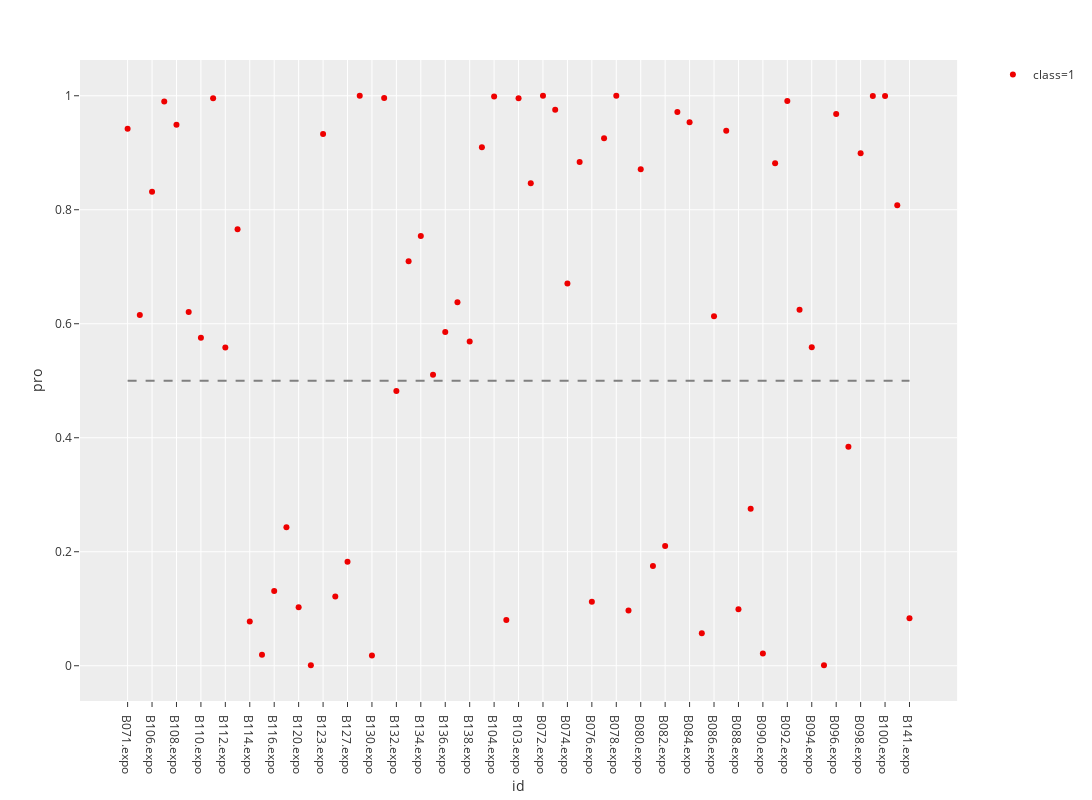

The notebook cell this image was saved under:
### Code cell
# lung_cancer_new = pd.read_excel(path + 'rawdata/test_lung_cancer_new.xlsx').iloc[:, pnasSubsetsIndex]
pre_lung = predict_plot('test_lung')

### Figure 1 — Plotly figure (JSON) as saved in the notebook; plotly's stock layout.template omitted (floating-point values rounded to 4 significant figures)
{"data": [{"hoverlabel": {"namelength": 0}, "hovertemplate": "class=1<br>id=%{x}<br>pro=%{y}", "legendgroup": "class=1", "marker": {"color": "#EE0000", "symbol": "circle"}, "mode": "markers", "name": "class=1", "showlegend": true, "type": "scatter", "x": ["B071.expo", "B105.expo", "B106.expo", "B107.expo", "B108.expo", "B109.expo", "B110.expo", "B111.expo", "B112.expo", "B113.expo", "B114.expo", "B115.expo", "B116.expo", "B119.expo", "B120.expo", "B122.expo", "B123.expo", "B125.expo", "B127.expo", "B129.expo", "B130.expo", "B131.expo", "B132.expo", "B133.expo", "B134.expo", "B135.expo", "B136.expo", "B137.expo", "B138.expo", "B139.expo", "B104.expo", "B140.expo", "B103.expo", "B101.expo", "B072.expo", "B073.expo", "B074.expo", "B075.expo", "B076.expo", "B077.expo", "B078.expo", "B079.expo", "B080.expo", "B081.expo", "B082.expo", "B083.expo", "B084.expo", "B085.expo", "B086.expo", "B087.expo", "B088.expo", "B089.expo", "B090.expo", "B091.expo", "B092.expo", "B093.expo", "B094.expo", "B095.expo", "B096.expo", "B097.expo", "B098.expo", "B099.expo", "B100.expo", "B102.expo", "B141.expo"], "xaxis": "x", "y": [0.9419, 0.6155, 0.8317, 0.99, 0.9493, 0.6206, 0.5752, 0.9957, 0.5584, 0.7657, 0.07779, 0.01922, 0.1311, 0.2429, 0.1027, 0.0009442, 0.933, 0.1213, 0.1825, 0.9999, 0.01786, 0.9961, 0.4819, 0.7097, 0.7538, 0.5104, 0.5854, 0.6379, 0.569, 0.9097, 0.9987, 0.08008, 0.9956, 0.8465, 0.9998, 0.9755, 0.6704, 0.8837, 0.1121, 0.9255, 0.9998, 0.09701, 0.8711, 0.1748, 0.2102, 0.9716, 0.9535, 0.057, 0.6131, 0.9385, 0.09932, 0.2755, 0.02168, 0.8816, 0.9909, 0.6246, 0.5587, 0.001052, 0.9679, 0.384, 0.8991, 0.9996, 0.9994, 0.8079, 0.08322], "yaxis": "y"}, {"line": {"color": "grey", "dash": "dash"}, "mode": "lines", "showlegend": false, "type": "scatter", "x": ["B071.expo", "B141.expo"], "y": [0.5, 0.5]}], "layout": {"height": 800, "legend": {"tracegroupgap": 0}, "margin": {"t": 60}, "width": 1200, "xaxis": {"anchor": "y", "domain": [0, 0.98], "title": {"text": "id"}}, "yaxis": {"anchor": "x", "domain": [0, 1], "title": {"text": "pro"}}}}
